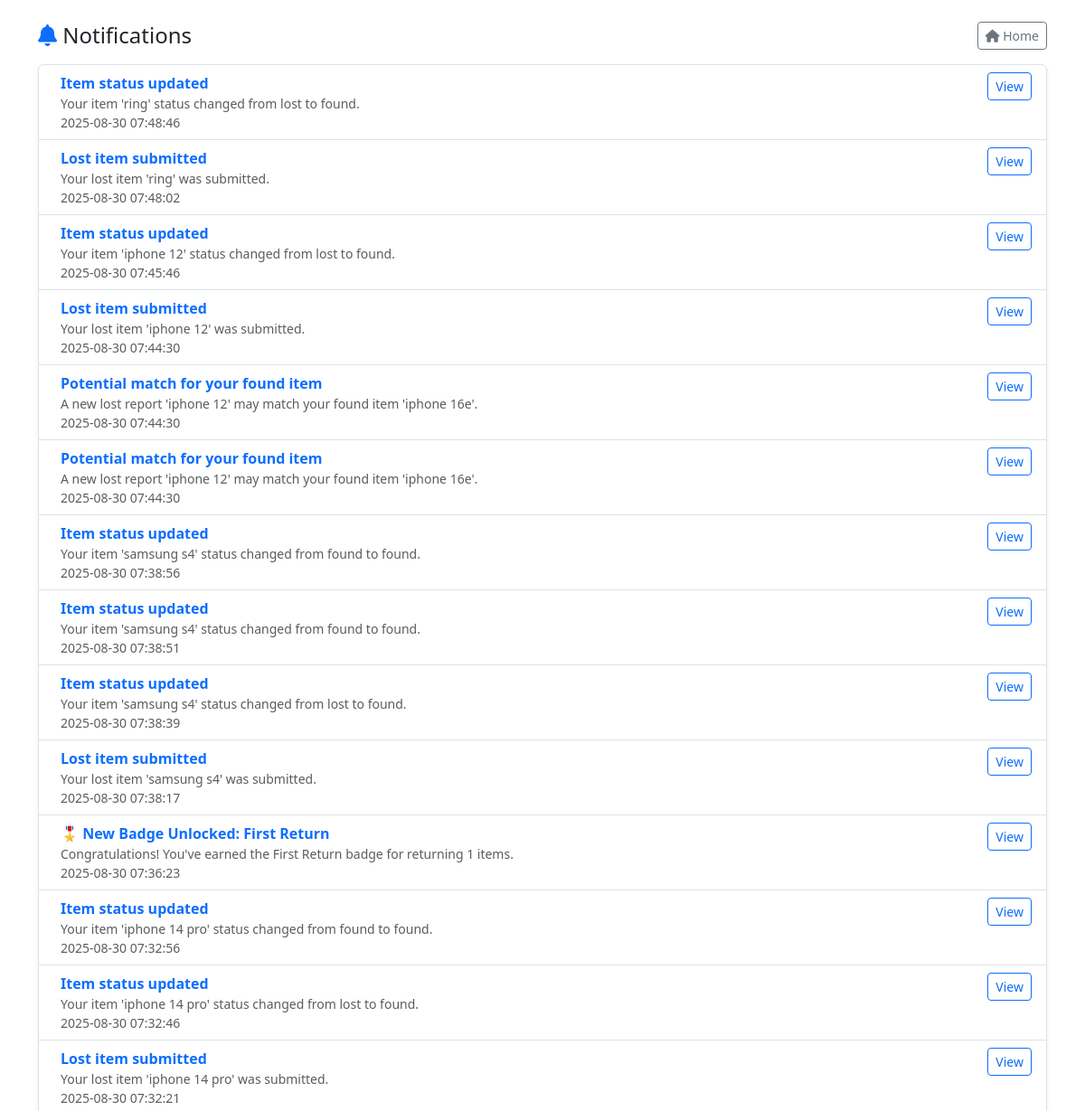
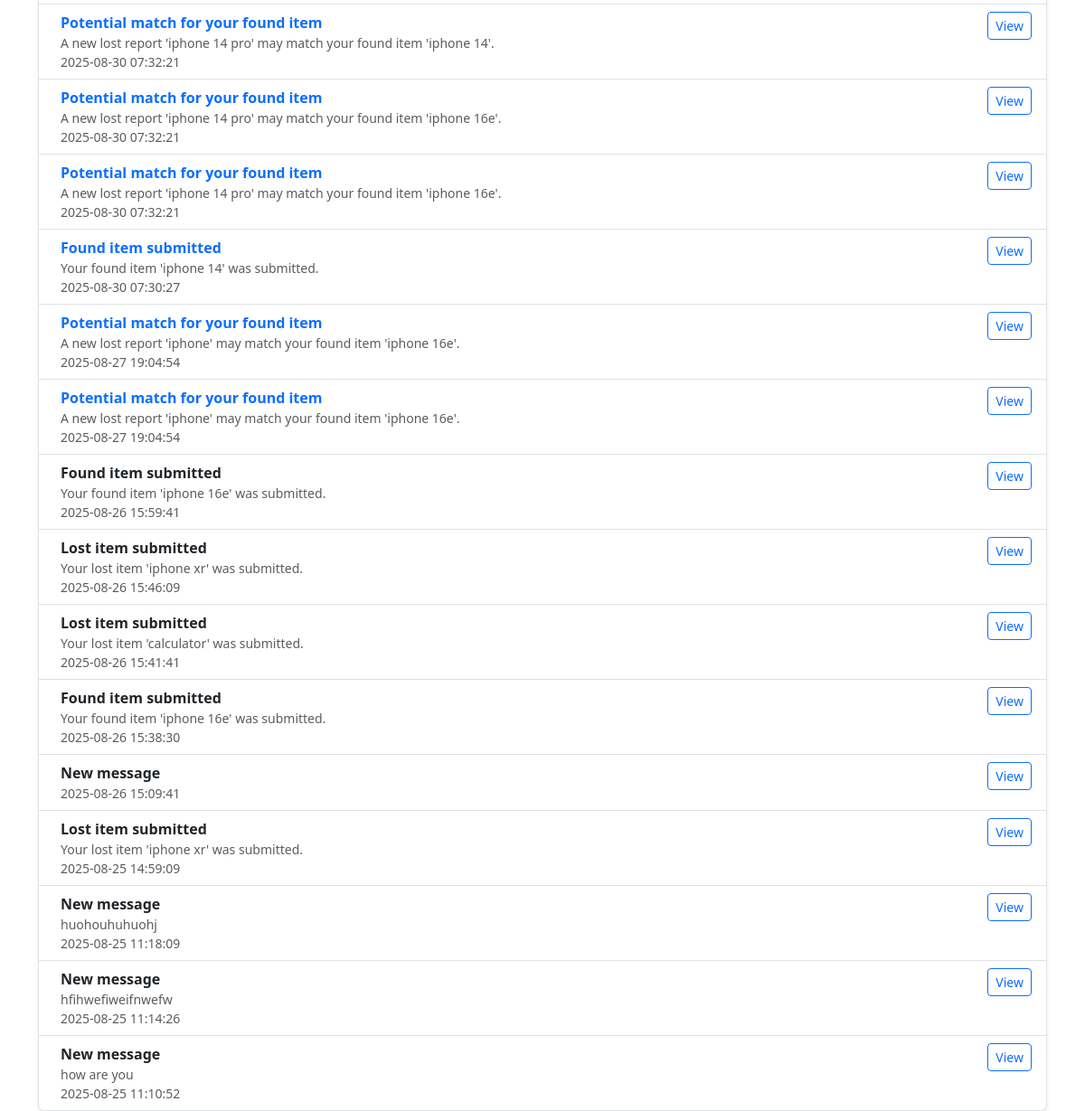
Page /notifications/all (signed in) on the committed database (2 pictures, top to bottom).
### app.py (models this page shows)
class Notification(db.Model):
    id = db.Column(db.Integer, primary_key=True)
    user_id = db.Column(db.Integer, db.ForeignKey('user.id'), nullable=False)
    title = db.Column(db.String(120), nullable=False)
    message = db.Column(db.String(500), nullable=False)
    url = db.Column(db.String(300), nullable=True)
    is_read = db.Column(db.Boolean, default=False)
    created_at = db.Column(db.DateTime, default=db.func.current_timestamp())

### app.py (the view)
@app.route('/notifications/all', methods=['GET'])
def view_all_notifications():
    if 'user_id' not in session:
        flash('Please log in to view notifications.')
        return redirect(url_for('login'))
    user_id = session['user_id']
    notifications = Notification.query.filter_by(user_id=user_id).order_by(Notification.created_at.desc()).all()
    return render_template('all_notifications.html', notifications=notifications)

### templates/all_notifications.html (shortened to what this page needs)
<!DOCTYPE html>
<html lang="en">
<head>
    <link rel="stylesheet" href="{{ url_for('static', filename='styles.css') }}">
    <link rel="stylesheet" href="https://cdn.jsdelivr.net/npm/bootstrap@5.3.0/dist/css/bootstrap.min.css">
    <link rel="stylesheet" href="https://cdnjs.cloudflare.com/ajax/libs/font-awesome/6.0.0/css/all.min.css">
</head>
<body>
<div class="container mt-4">
    <div class="d-flex justify-content-between align-items-center mb-3">
        <h4 class="mb-0"><i class="fas fa-bell text-primary"></i> Notifications</h4>
        <a href="{{ url_for('home') }}" class="btn btn-sm btn-outline-secondary"><i class="fas fa-home"></i> Home</a>
    </div>
    {% if notifications %}
    <ul class="list-group shadow-sm">
        {% for n in notifications %}
        <li class="list-group-item d-flex justify-content-between align-items-start">
            <div class="ms-2 me-auto">
                <div class="fw-semibold {{ 'text-primary' if not n.is_read else '' }}">{{ n.title }}</div>
                <div class="small text-muted">{{ n.message }}</div>
                <div class="small text-muted">{{ n.created_at.strftime('%Y-%m-%d %H:%M:%S') if n.created_at else '' }}</div>
            </div>
            {% if n.url %}
            <a href="{{ n.url }}" class="btn btn-sm btn-outline-primary">View</a>
            {% endif %}
        </li>
        {% endfor %}
    </ul>
    {% else %}
    <div class="alert alert-info">No notifications yet.</div>
    {% endif %}
</div>
</body>
</html>

### static/styles.css (style rules this page uses)
body { background-color: #f4f4f4; }
.container { max-width: 1140px; background: transparent; padding: 0 12px; border-radius: 0; }

### rows in the picture
Notification: title "Item status updated", message "Your item 'ring' status changed from lost to found.", created_at "2025-08-30 07:48:46"
Notification: title "Lost item submitted", message "Your lost item 'ring' was submitted.", created_at "2025-08-30 07:48:02"
Notification: title "Item status updated", message "Your item 'iphone 12' status changed from lost to found.", created_at "2025-08-30 07:45:46"
Notification: title "Lost item submitted", message "Your lost item 'iphone 12' was submitted.", created_at "2025-08-30 07:44:30"
Notification: title "Potential match for your found item", message "A new lost report 'iphone 12' may match your found item 'iphone 16e'.", created_at "2025-08-30 07:44:30"
Notification: title "Potential match for your found item", message "A new lost report 'iphone 12' may match your found item 'iphone 16e'.", created_at "2025-08-30 07:44:30"
Notification: title "Item status updated", message "Your item 'samsung s4' status changed from found to found.", created_at "2025-08-30 07:38:56"
Notification: title "Item status updated", message "Your item 'samsung s4' status changed from found to found.", created_at "2025-08-30 07:38:51"
Notification: title "Item status updated", message "Your item 'samsung s4' status changed from lost to found.", created_at "2025-08-30 07:38:39"
Notification: title "Lost item submitted", message "Your lost item 'samsung s4' was submitted.", created_at "2025-08-30 07:38:17"
Notification: title "🎖️ New Badge Unlocked: First Return", message "Congratulations! You've earned the First Return badge for returning 1 items.", created_at "2025-08-30 07:36:23"
Notification: title "Item status updated", message "Your item 'iphone 14 pro' status changed from found to found.", created_at "2025-08-30 07:32:56"
Notification: title "Item status updated", message "Your item 'iphone 14 pro' status changed from lost to found.", created_at "2025-08-30 07:32:46"
Notification: title "Lost item submitted", message "Your lost item 'iphone 14 pro' was submitted.", created_at "2025-08-30 07:32:21"
Notification: title "Potential match for your found item", message "A new lost report 'iphone 14 pro' may match your found item 'iphone 14'.", created_at "2025-08-30 07:32:21"
Notification: title "Potential match for your found item", message "A new lost report 'iphone 14 pro' may match your found item 'iphone 16e'.", created_at "2025-08-30 07:32:21"
Notification: title "Potential match for your found item", message "A new lost report 'iphone 14 pro' may match your found item 'iphone 16e'.", created_at "2025-08-30 07:32:21"
Notification: title "Found item submitted", message "Your found item 'iphone 14' was submitted.", created_at "2025-08-30 07:30:27"
Notification: title "Potential match for your found item", message "A new lost report 'iphone' may match your found item 'iphone 16e'.", created_at "2025-08-27 19:04:54"
Notification: title "Potential match for your found item", message "A new lost report 'iphone' may match your found item 'iphone 16e'.", created_at "2025-08-27 19:04:54"
Notification: title "Found item submitted", message "Your found item 'iphone 16e' was submitted.", created_at "2025-08-26 15:59:41"
Notification: title "Lost item submitted", message "Your lost item 'iphone xr' was submitted.", created_at "2025-08-26 15:46:09"
Notification: title "Lost item submitted", message "Your lost item 'calculator' was submitted.", created_at "2025-08-26 15:41:41"
Notification: title "Found item submitted", message "Your found item 'iphone 16e' was submitted.", created_at "2025-08-26 15:38:30"
Notification: title "New message", created_at "2025-08-26 15:09:41"
Notification: title "Lost item submitted", message "Your lost item 'iphone xr' was submitted.", created_at "2025-08-25 14:59:09"
Notification: title "New message", message "huohouhuhuohj", created_at "2025-08-25 11:18:09"
Notification: title "New message", message "hfihwefiweifnwefw", created_at "2025-08-25 11:14:26"
Notification: title "New message", message "how are you", created_at "2025-08-25 11:10:52"
